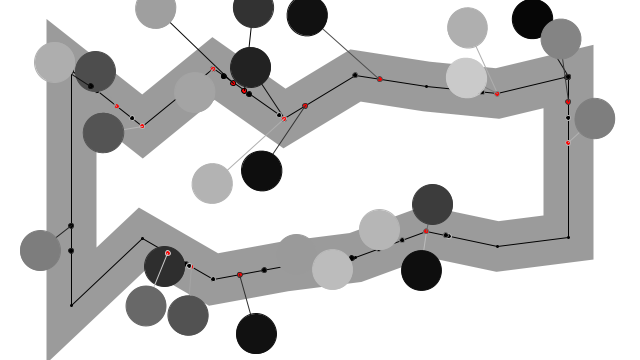
Frame 1 (no input)
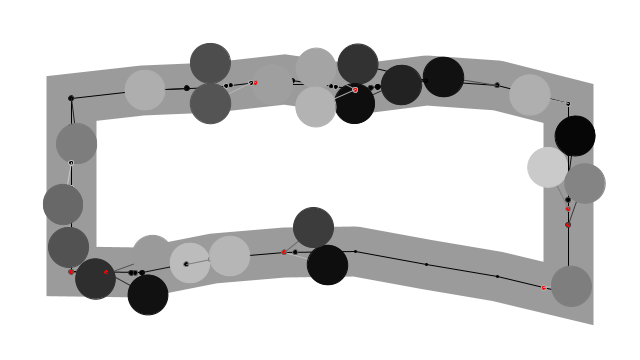
Frame 60 (the mouse pressed at the canvas centre just before this capture)
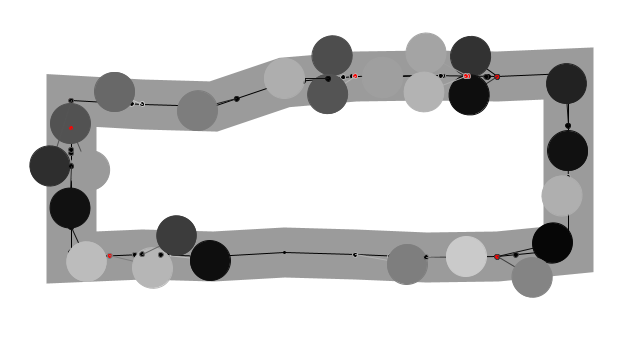
Frame 120 (the mouse held since frame 60 and released just before this capture)

The Processing sketch that drew these frames (run headless with seeded random() and noise(); from frame 60 on, the mouse is pressed at the canvas centre):

// Processing sketch: crowd_path_following
// ── crowd_path_following.pde
class Path {
  PVector[] points;
  int numPts;
  float w, spacing;
  
  Path() {
    numPts = (int) random(2, 25);
    w = 50;
    points = new PVector[numPts];
    spacing = width/round(numPts/2.0 + 1);
    for (int i = 0; i < numPts/2; i++) {
      PVector point = new PVector(spacing * (i + 1), random(w, (height/2)-w));
      points[i] = point;
    }
    for (int i = numPts/2; i < numPts; i++) {
      PVector point = new PVector(spacing * (numPts - i), random((height/2)+w, height-w));
      points[i] = point;
    }
  }
  
  PVector getFirst() {
    return points[0];
  }
  
  PVector getLast() {
    return points[numPts - 1];
  }
  
  void update() {
    for (int i = 0; i < numPts; i++) {
      float y = noise(i * 0.25, frameCount/100);
      if (i < numPts/2) {
        y = map(y, 0, 1, w, (height/2) - w);
      } else { 
        y = map(y, 0, 1, (height/2) + w, height - w);
      }
      points[i].y = y;
    }
  }
  
  void display() {
    // path width
    strokeWeight(w);
    stroke(0, 100);
    noFill();
    strokeCap(ROUND);
    beginShape();
    for (PVector v : points) { vertex(v.x, v.y); }
    endShape(CLOSE);
    // exact path with points
    strokeWeight(1);
    stroke(0);
    beginShape();
    for (PVector v : points) { vertex(v.x, v.y); ellipse(v.x, v.y, 2, 2); }
    endShape(CLOSE);
  }
}

// ── main.pde
Path path;
ArrayList<Vehicle> vehicles;

void setup() {
  size(640, 360);
  path = new Path();
  vehicles = new ArrayList<Vehicle>();
  for (int i = 0; i < 25; i++) {
    Vehicle vehicle = new Vehicle(new PVector(random(width), random(height)));
    vehicles.add(vehicle);
  }
}

void draw() {
  background(255);
  path.display();
  for (Vehicle vehicle : vehicles) {
    vehicle.followPath(path);
    vehicle.separate(vehicles);
    vehicle.update();
    vehicle.display();
  }
  path.update();
}

// ── vehicle.pde
class Vehicle {
  PVector loc, vel, acc;
  float maxSpeed, maxForce;
  float mass;
  float r, col;
  
  Vehicle(PVector _loc) {
    loc = _loc.get();
    vel = new PVector(1, 0);
    acc = new PVector();
    maxSpeed = 3;
    maxForce = 2;
    mass = 1;
    r = 20;
    col = random(0, 210);
  }
  
  PVector getNormalPt(PVector point, PVector start, PVector end) {
    // calculate the point that is perpendicular to the line along start-end
    // and crosses through point.
    PVector hyp = PVector.sub(point, start);
    PVector proj = PVector.sub(end, start); // project hyp onto segment
    proj.normalize();
    proj.mult(hyp.dot(proj));
    PVector normalPt = PVector.add(start, proj);
    return normalPt;
  }
  
  boolean isOnSegment(PVector point, PVector start, PVector end) {
    // assuming 3 points on the same line, check if point is on the segment start-end.
    if (point.x < min(start.x, end.x) || point.x > max(start.x, end.x)
    || point.y < min(start.y, end.y) || point.y > max(start.y, end.y)) {
      return false;
    }
    return true;
  }
  
  void followPath(Path p) {
    PVector predict = vel.get();
    predict.setMag(r);
    predict.add(loc);
    PVector target = null;
    PVector norm = null;
    float d = width * 10;
    for (int i = 0; i < p.numPts; i++) {
      PVector start = p.points[i];
      PVector end = p.points[(i+1) % p.numPts]; // for wrap
      PVector lookAhead = PVector.sub(end, start); // look ahead along this segment
      PVector normCurrent = getNormalPt(predict, start, end);
      // points could be listed N-S, S-N, E-W, W-E, etc.
      // use min & max to check if normalPt is on the segment. 
      if(!isOnSegment(normCurrent, start, end)) {
        normCurrent = end.get(); // nudge movement clockwise around point list
        start = end;
        end = p.points[(i+2) % p.numPts]; // for wrap
        lookAhead = PVector.sub(end, start); // look ahead along next segment
      }
      lookAhead.setMag(p.w/2);
      float dCurrent = PVector.dist(normCurrent, predict);
      if (dCurrent < d) {
        d = dCurrent;
        norm = normCurrent;
        target = norm.get();
        target.add(lookAhead);
      }  
      float dTargEnd = PVector.dist(target, end);
      if (dTargEnd < lookAhead.mag()) {
       target = end.get(); // if target is not on the current segment, reset target to segment end point
      }
    }
    fill(0); // debug
    ellipse(norm.x, norm.y, 5, 5); // debug
    if (d > p.w/4) {
      seek(target);
      fill(255, 0, 0); // debug
    }
    ellipse(target.x, target.y, 5, 5); // debug
    line(loc.x, loc.y, target.x, target.y); // debug  
  }
  
  void separate(ArrayList<Vehicle> others) {
    PVector desiredAve = new PVector();
    int count = 0;
    for (Vehicle other : others) {
      float d = PVector.dist(loc, other.loc);
      if (d > 0 && d < r*2) {
        PVector desired = PVector.sub(loc, other.loc);
        desired.normalize();
        desired.div(d);
        desiredAve.add(desired);
        count++;
      }
    }
    if (count > 0) {
      desiredAve.div(count);
      desiredAve.setMag(maxSpeed);
      PVector steer = PVector.sub(desiredAve, vel);
      steer.limit(maxForce);
      applyForce(steer);
    }
  }
  
  void seek(PVector target) {
    PVector desired = PVector.sub(target, loc);
    desired.setMag(maxSpeed);
    PVector steer = PVector.sub(desired, vel);
    steer.limit(maxForce);
    applyForce(steer);
  }
  
  void applyForce(PVector force) {
    PVector f = force.get();
    f.div(mass);
    acc.add(f);
  }
  
  void update() {
    vel.add(acc);
    vel.limit(maxSpeed);
    loc.add(vel);
    acc.mult(0);
  }
  
  void display() {    
    stroke(col);
    fill(col);
    pushMatrix();
    translate(loc.x, loc.y);
    rotate(vel.heading());
    ellipse(0, 0, r*2, r*2);
//    arc(0, 0, r*2, r*2, radians(150), radians(210), PIE);
    popMatrix();
  }
}
